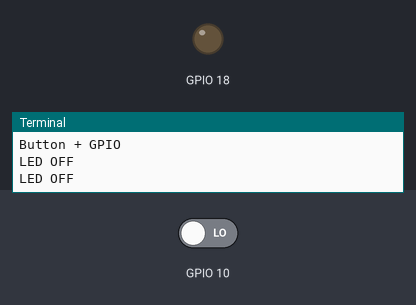
This program was run on a simulated Raspberry Pi (BCM pin numbers). On the bench: output pins drawn as LEDs (lit = HIGH), the last lines printed to the terminal. The test bench sets the inputs (shaded band); at power-on: GPIO 10 LOW. The clock reads 2024-03-15 10:24:30 at power-on unless the program sets it.

Above: at 1.2 s.
1.3 s: GPIO 10 driven HIGH
At 2.3 s:
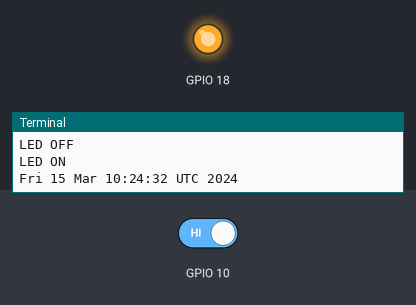
3.5 s: GPIO 10 driven LOW
At 7.3 s:
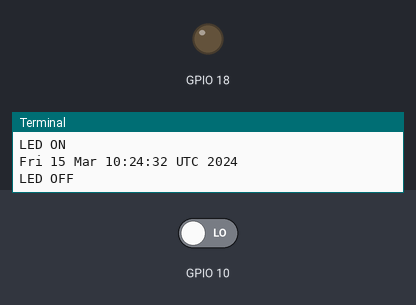
Timing chart, 0 to 8.8 s (numbered marks = the images above; inputs shaded):
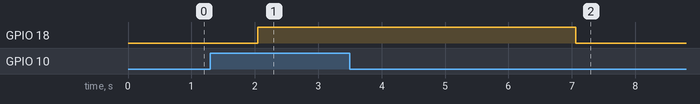

Measured:
- after the input at 1.3 s, GPIO 18: LOW → HIGH after 0.75 s
- after the input at 3.5 s, GPIO 18: HIGH → LOW after 3.6 s

The program:

ButtonLED.py
```python
import RPi.GPIO as GPIO
import time
import os

GPIO.setmode(GPIO.BCM)
GPIO.setup(10, GPIO.IN) # Button
GPIO.setup(18, GPIO.OUT) # LED

os.system('clear')
print("Button + GPIO")

while True:
    if(GPIO.input(10) == 1):
        GPIO.output(18, GPIO.HIGH)
        print("LED ON")
        os.system('date')
        time.sleep(5)
    else:
        GPIO.output(18, GPIO.LOW)
        print("LED OFF")
        time.sleep(1)
        os.system('clear')
```
